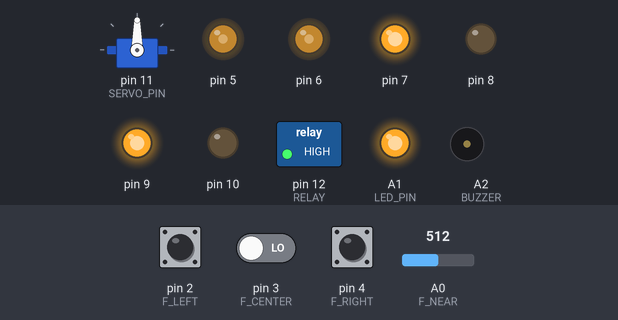
Simulated run of this sketch. Board: Arduino Uno, built with avr-gcc and run on an emulated ATmega328P. Parts: servo, switched loads named in the sketch (green lamp = pin HIGH), output pins drawn as LEDs (lit = HIGH), buzzer (waves = sounding, pin HIGH). Inputs (shaded band) come from the test bench; at power-on: A0 (F_NEAR) = 512, pin 3 (F_CENTER) LOW, pin 2 (F_LEFT) LOW, pin 4 (F_RIGHT) HIGH.

Above: at 1.07 s.
1.3 s: A0 (F_NEAR) set to 310
4.3 s: A0 (F_NEAR) set to 282
At 4.75 s:
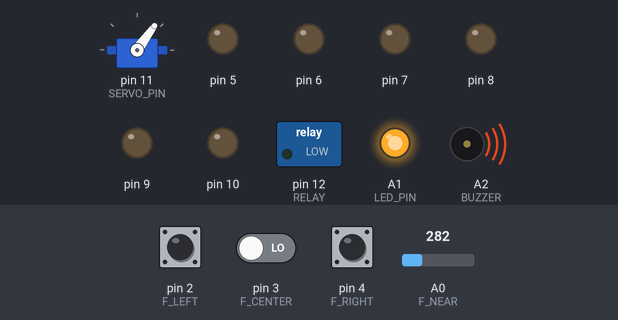
7.3 s: pin 3 (F_CENTER) driven HIGH
At 9.44 s:
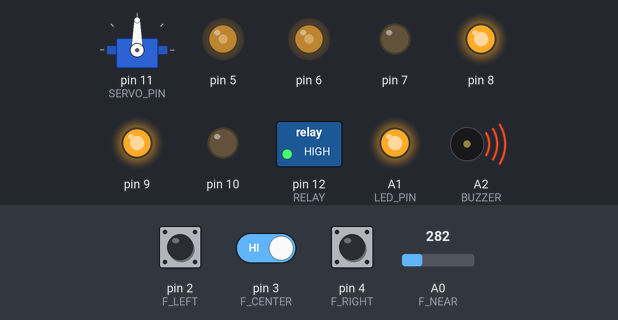
10.3 s: pin 2 (F_LEFT) pulled HIGH for 0.15 s
At 10.38 s:
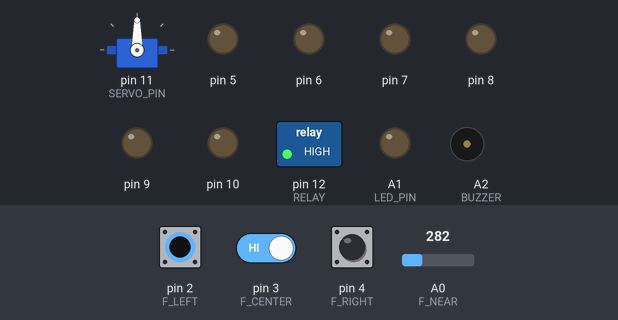
13.3 s: pin 3 (F_CENTER) driven LOW
At 13.75 s:
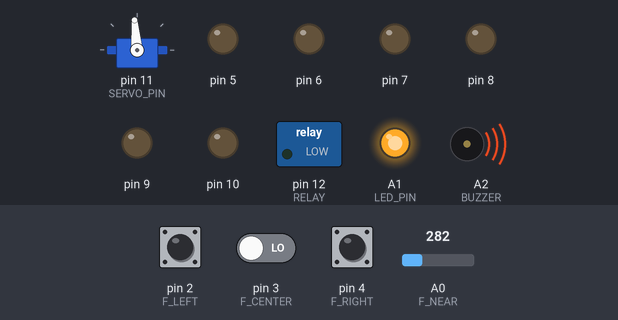
16.3 s: A0 (F_NEAR) set to 306
At 20.22 s:
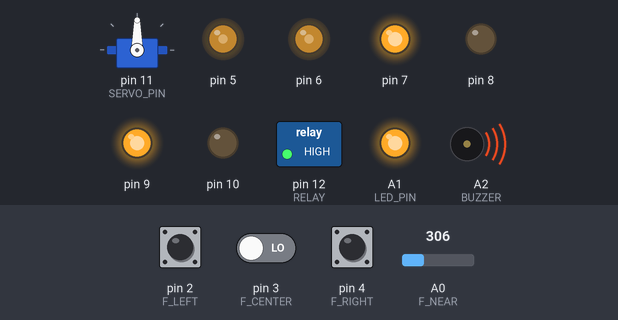
Timing chart, 0 to 20.3 s (numbered marks = the images above; inputs shaded):
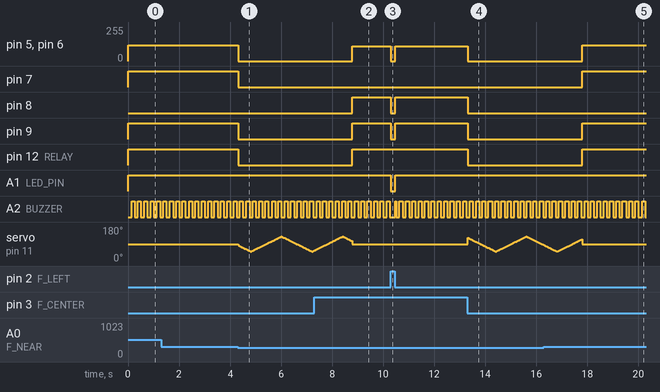

Measured:
- the behaviour switches between 300 and 299 on A0 (F_NEAR) (found by bisection; images 0 and 1)
- after the input at 4.3 s, pin 5, pin 6: 120/255 → 0/255 at once; pin 7, pin 9, pin 12 (RELAY): HIGH → LOW at once
- after the input at 7.3 s, pin 5, pin 6: 0/255 → 110/255 after 1.5 s; pin 8, pin 9, pin 12 (RELAY): LOW → HIGH after 1.5 s
- after the input at 10.3 s, pin 5, pin 6: 110/255 → 0/255 at once, → 110/255 0.16 s later; pin 8, pin 9, A1 (LED_PIN): HIGH → LOW at once, → HIGH 0.16 s later
- after the input at 13.3 s, pin 5, pin 6: 110/255 → 0/255 at once; pin 8, pin 9, pin 12 (RELAY): HIGH → LOW at once
- after the input at 16.3 s, pin 5, pin 6: 0/255 → 120/255 after 1.5 s; pin 7, pin 9, pin 12 (RELAY): LOW → HIGH after 1.5 s
- by itself, A2 (BUZZER): alternates HIGH for 0.12 s and LOW for 0.12 s

The sketch:

ch05_fire_robot_water_pump.ino
```cpp
#include <Servo.h>

const int F_LEFT = 2, F_CENTER = 3, F_RIGHT = 4;   // flame DO: LOW = flame
const int F_NEAR = A0;                  // AO of the center sensor
const int ENA = 5, IN1 = 7, IN2 = 8;    // left motor  (L298N)
const int ENB = 6, IN3 = 9, IN4 = 10;   // right motor (L298N)
const int SERVO_PIN = 11;               // nozzle servo
const int RELAY = 12;                   // relay -> water pump
const bool RELAY_ACTIVE_LOW = true;
const int LED_PIN = A1, BUZZER = A2;    // analog pins used as digital outputs

const int NEAR = 300;     // AO below this = close enough to spray (calibrate!)
const int SPEED = 120, TURN = 110;
const unsigned long SPRAY_AFTER_MS = 1500;  // keep spraying after the flame is gone
const unsigned long MAX_SPRAY_MS  = 10000;  // safety: tank is small

Servo nozzle;
unsigned long lastNear = 0, sprayStart = 0;
bool spraying = false, gaveUp = false;

void motor(int en, int a, int b, int speed) {   // speed: -255..255
  digitalWrite(a, speed > 0);
  digitalWrite(b, speed < 0);
  analogWrite(en, abs(speed));
}
void drive(int l, int r) { motor(ENA, IN1, IN2, l); motor(ENB, IN3, IN4, r); }
void pump(bool on) { digitalWrite(RELAY, (on != RELAY_ACTIVE_LOW) ? HIGH : LOW); }

void setup() {
  pump(false);                                  // relay off before enabling the pin
  int outs[] = {ENA, IN1, IN2, ENB, IN3, IN4, RELAY, LED_PIN, BUZZER};
  for (int p : outs) pinMode(p, OUTPUT);
  pinMode(F_LEFT, INPUT); pinMode(F_CENTER, INPUT); pinMode(F_RIGHT, INPUT);
  nozzle.attach(SERVO_PIN);
  nozzle.write(90);
}

void loop() {
  unsigned long now = millis();
  bool L = digitalRead(F_LEFT) == LOW;
  bool C = digitalRead(F_CENTER) == LOW;
  bool R = digitalRead(F_RIGHT) == LOW;
  bool fire = L || C || R;
  if (C && analogRead(F_NEAR) < NEAR) lastNear = now;

  bool wantSpray = lastNear != 0 && now - lastNear < SPRAY_AFTER_MS;
  if (spraying && !wantSpray) spraying = false;
  if (spraying && now - sprayStart > MAX_SPRAY_MS) { spraying = false; gaveUp = true; }
  if (!fire && !wantSpray) gaveUp = false;
  if (wantSpray && !spraying && !gaveUp) { spraying = true; sprayStart = now; }
  pump(spraying);

  if (spraying) {                               // sweep the nozzle 50..130 degrees
    int t = (now / 15) % 160;
    nozzle.write(50 + (t < 80 ? t : 160 - t));
  } else {
    nozzle.write(90);
  }

  digitalWrite(LED_PIN, fire);
  digitalWrite(BUZZER, fire && (now / 125) % 2);

  if (spraying || gaveUp || !fire) drive(0, 0); // spraying, out of water, or no fire
  else if (C)  drive(SPEED, SPEED);             // flame ahead: approach slowly
  else if (L)  drive(-TURN, TURN);              // flame on the left: turn left
  else         drive(TURN, -TURN);              // flame on the right: turn right
  delay(20);
}
```
